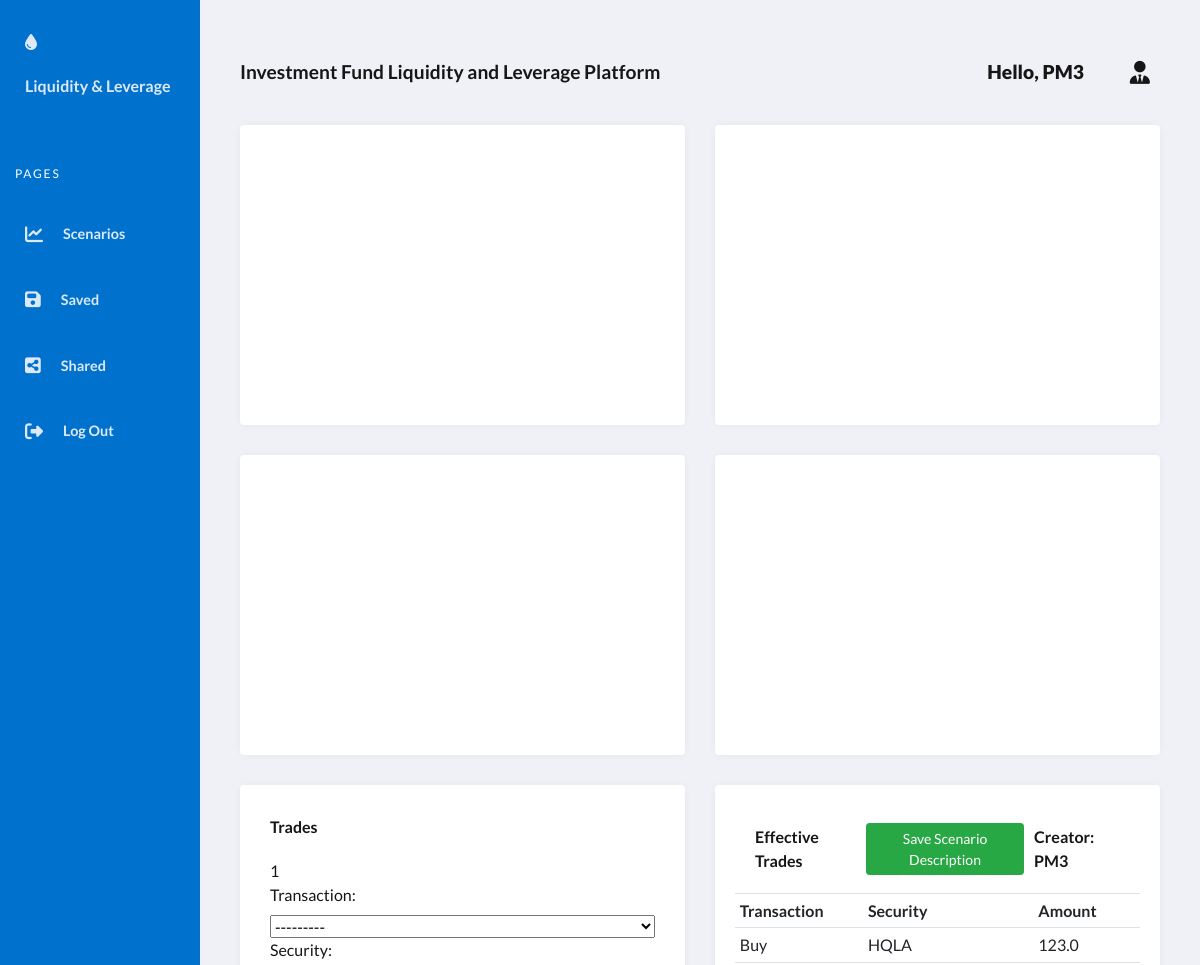
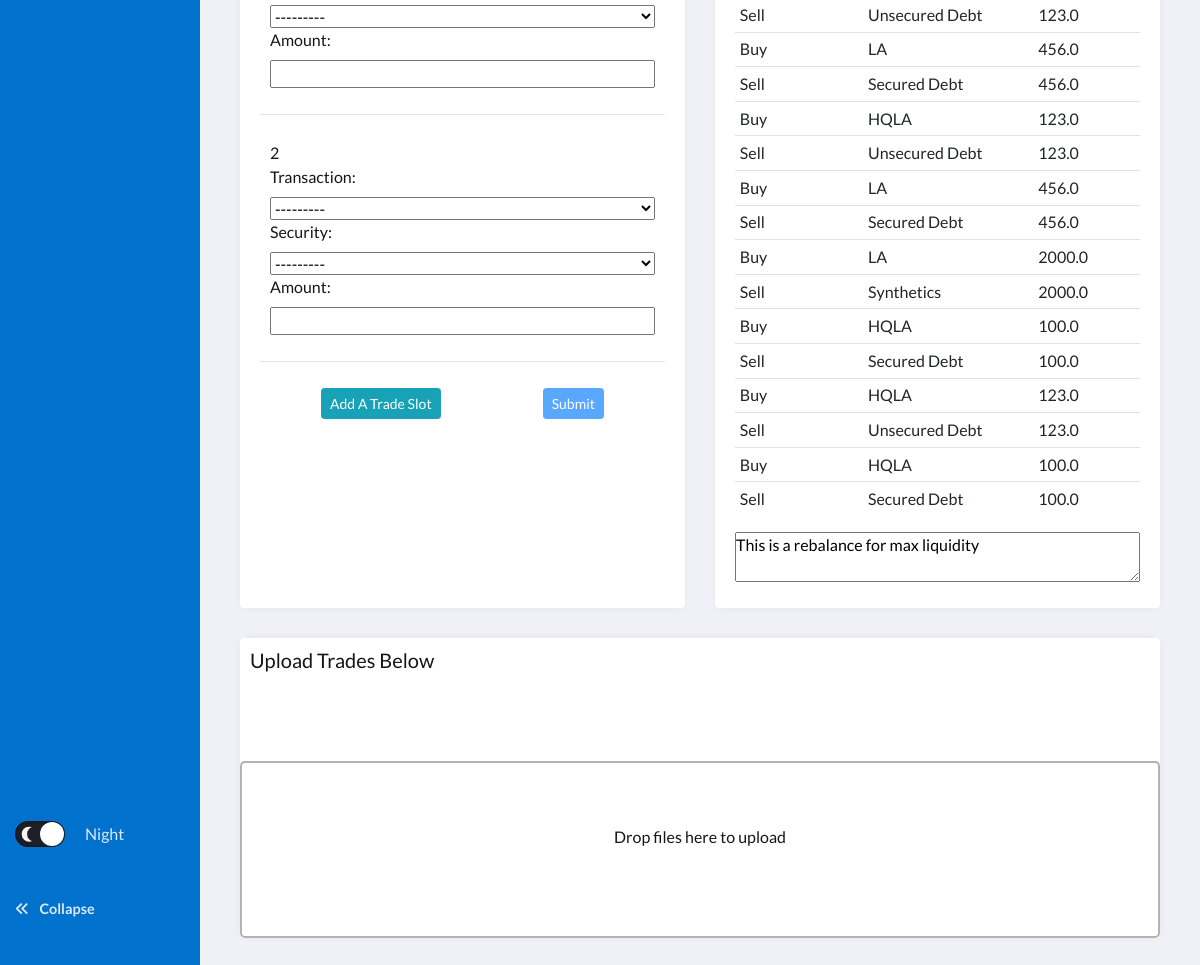
Page /?postid=45 (signed in) on the committed database (2 pictures, top to bottom).
### fund/models.py (models this page shows, shortened)
class User(AbstractUser):
    pass

class Post(models.Model):
    user = models.ForeignKey(User, on_delete=models.CASCADE, related_name='post_user')
    content = models.CharField(max_length=6400)
    date_time = models.DateTimeField()
    like = models.ManyToManyField(User, blank=True, related_name='liking')
    trade = models.ManyToManyField(Trade, blank=True, related_name='trade_post')
    publish = models.BooleanField(default=False)

class Trade(models.Model):
    CODE = (
        ("Buy", "Buy"),
        ("Sell", "Sell")
    )
    CLASSIFICATION = (
        ("HQLA", "HQLA"),
        ("LA", "LA"),
        ("ILA", "ILA"),
        ("Secured Debt", "Secured Debt"),
        ("Unsecured Debt", "Unsecured Debt"),
        ("Synthetics", "Synthetics")
    )
    user = models.ForeignKey(User, on_delete=models.CASCADE, related_name='trade_user')
    transaction = models.CharField(max_length=50, choices=CODE)
    security = models.CharField(max_length=50, choices=CLASSIFICATION)
    amount = models.FloatField()

### fund/views.py (the view)
# urls.py: path("", views.scenarios, name="scenarios"),
def scenarios(request):
    add_trade_form = request.GET.get("add")
    postid = request.GET.get("postid")
    if add_trade_form is None:
        TradeFormSet = inlineformset_factory(User, Trade, fields=("transaction", "security", "amount"), can_delete = False, max_num=2)
    else:
        TradeFormSet = inlineformset_factory(User, Trade, fields=("transaction", "security", "amount"), can_delete = False, extra=int(add_trade_form)+1)
    userid = request.user.id
    if userid:
        user = User.objects.get(id=userid)
        if postid:
            post = Post.objects.get(id=postid)
            if post.publish == True:
                post.publish = "Unpublish"
            elif post.publish == False:
                post.publish = "Publish"
            if post.user == user:
                save_post = "Save Scenario Description"
            else:
                save_post = "Save as New Secenario"
            extrade = post.trade.all()
        else:
            extrade = Trade.objects.filter(user=user)
    else:
        extrade = []
    formset_empty = TradeFormSet()
    if (postid is None) or (userid is None):
        post = []
        save_post = "Save Scenario"
    if request.method == "POST":
        formset = TradeFormSet(request.POST, instance=user)
        if formset.is_valid():
            formset.save()
            trades = Trade.objects.filter(user=user)
            trades = trades.order_by("-id")[:int(request.POST['trade_user-TOTAL_FORMS'])]
            if postid:
                for trade in trades:
                    post.trade.add(trade)
                return redirect('/?postid={}'.format(postid))
        return redirect("scenarios")
    else:
        return render(request, "fund/scenarios.html", {
            "formset_empty":formset_empty,
            "extrade":extrade,
            "post":post,
            "save_post": save_post
            })

### fund/templates/fund/scenarios.html (shortened to what this page needs)
{% extends "fund/main_page.html" %}
{% load static %}
{% block content %}
<div id="scenarios-view">
    <section class="grid">
        <article class="grid-chart">
            <div class="grid-cell">
                <div id="hisTrend"></div>
            </div>
        </article>
        <article class="grid-chart">
            <div class="grid-cell">
                <div id="assetComp"></div>
            </div>
        </article>
        <article class="grid-chart">
            <div class="grid-cell">
                <div id="liqImpact"></div>
            </div>
        </article>
        <article class="grid-chart">
            <div class="grid-cell">
                <div id="levImpact"></div>
            </div>
        </article>
        <article class="grid-group">
            <div class="grid-cell">
                <div class="trade-form-wrapper">
                    <div class="trade-form">Trades</div>
                        <form id="form" class="form" action="{% url 'scenarios' %}" method="POST">
                            {% for form in formset_empty %}
                                <div class="formset">
                                    <aside id="num_forms"> {{ forloop.counter }}</aside>
                                    {{form}}
                                </div>
                                <hr>
                            {% endfor %}
                            <div id="button-wrapper">
                                <a id="add_form" href="#" class="btn btn-sm btn-info" name="Add">Add A Trade Slot</a>
                                <input id="submit-form" type="submit" class="btn btn-sm btn-primary" name="Submit">
                            </div>
                        </form>
                </div>
            </div>
        </article>
        <article class="grid-group">
            <div class="grid-cell">
                <div class="effective-trades">
                    <div id="button-wrapper-header">
                        <div>Effective Trades</div>
                        <a id="save-post" href="#" class="btn btn-sm btn-success" name="save-post">{{ save_post }}</a>
                        <div hidden id="post_user">Creator: {{ post.user }}</div>
                    </div>
                    <table class="table table-sm">
                        <tr>
                            <th>Transaction</th>
                            <th>Security</th>
                            <th>Amount</th>
                            <th>
                            </th>
                        </tr>
                        {% for trade in extrade %}
                        <tr>
                            <td>{{trade.transaction}}</td>
                            <td>{{trade.security}}</td>
                            <td>{{trade.amount}}</td>
                            <td>
                            </td>
                        </tr>
                        {% endfor %}
                    </table>
                    <textarea id="scenario_content" placeholder="Enter description for the scenario">{{ post.content }}</textarea>
                </div>
            </div>
        </article>
        <article class="grid-chart">
            <h5>Upload Trades Below</h5>
            <div id="alert-box"></div>
            <form id="my-dropzone" class="dropzone">
            </form>
        </article>
    </section>
</div>
{% endblock %}

### fund/templates/fund/main_page.html (shortened to what this page needs)
{% load static %}
<!DOCTYPE html>
<html lang="en">
    <head>
        <link rel="stylesheet" href="https://stackpath.bootstrapcdn.com/bootstrap/4.3.1/css/bootstrap.min.css">
        <link rel="stylesheet" href="{% static 'fund/styles.css' %}">
        <link rel="stylesheet" href="{% static 'fund/dropzone.css' %}">
    </head>
    <body>
        <header class="page-header">
            <nav>
                <a href="#0" class="logo">
                <div width="140" height="49">
                    <i class="fas fa-tint"></i>
                </div>
                <span class="title">Liquidity & Leverage</span>
                </a>
                <ul class="admin-menu">
                <li class="menu-heading">
                    <h3>Pages</h3>
                </li>
                <li>
                    <a id="scenarios" class="nav-link" href={% url 'scenarios' %}>
                        <div>
                        </div>
                        <span>Scenarios</span>
                </li>
                <li>
                    <a class="nav-link" href="{% url 'saved' %}">
                    <div>
                    </div>
                    <span>Saved</span>
                    </a>
                </li>
                <li>
                    <a class="nav-link" href="{% url 'shared' %}">
                    <div>
                    </div>
                    <span>Shared</span>
                    </a>
                </li>
                {% if user.is_authenticated %}
                    <li class="nav-item">
                        <a class="nav-link" href="{% url 'logout' %}">
                        <div>
                        </div>
                        <span>Log Out</span>
                        </a>
                    </li>
                {% endif %}
                <li>
                    <div class="switch">
                        <label for="mode">
                            <span></span>
                            <span>Night</span>
                        </label>
                    </div>
                    <button class="collapse-btn" aria-expanded="true" aria-label="collapse menu">
                    <section aria-hidden="true">
                        <i class="fas fa-angle-double-left"></i>
                    </section>
                    <span>Collapse</span>
                    </button>
                </li>
                </ul>
            </nav>
        </header>
        <section class="page-content">
            <section class="title-and-user">
                <div>Investment Fund Liquidity and Leverage Platform</div>
                <div class="admin-profile">
                <span class="greeting">
                    {% if user.is_authenticated %}
                            <a class="nav-link" href="#"><strong id="username">Hello, {{ user.username }}</strong></a>
                    {% endif %}
                </span>
                <div class="notifications">
                    <i class="fas fa-user-tie"></i>
                </div>
                </div>
            </section>
            {% block content %}
            {% endblock %}
        </section>
    </body>
</html>

### fund/static/fund/dropzone.css (style rules this page uses)
.dropzone, .dropzone * { box-sizing: border-box; }
.dropzone { min-height: 150px; border: 2px solid rgba(0, 0, 0, 0.3); background: white; padding: 20px 20px; }
.dropzone.dz-clickable { cursor: pointer; }

### rows in the picture
User: username "PM3"
Post: user "PM3", content "This is a rebalance for max liquidity"
Trade: transaction "Buy", security "HQLA", amount "123.0"
Trade: transaction "Sell", security "Unsecured Debt", amount "123.0"
Trade: transaction "Buy", security "LA", amount "456.0"
Trade: transaction "Sell", security "Secured Debt", amount "456.0"
Trade: transaction "Buy", security "HQLA", amount "123.0"
Trade: transaction "Sell", security "Unsecured Debt", amount "123.0"
Trade: transaction "Buy", security "LA", amount "456.0"
Trade: transaction "Sell", security "Secured Debt", amount "456.0"
Trade: transaction "Buy", security "LA", amount "2000.0"
Trade: transaction "Sell", security "Synthetics", amount "2000.0"
Trade: transaction "Buy", security "HQLA", amount "100.0"
Trade: transaction "Sell", security "Secured Debt", amount "100.0"
Trade: transaction "Buy", security "HQLA", amount "123.0"
Trade: transaction "Sell", security "Unsecured Debt", amount "123.0"
Trade: transaction "Buy", security "HQLA", amount "100.0"
Trade: transaction "Sell", security "Secured Debt", amount "100.0"

### other values in the picture
{{ save_post }} "Save Scenario Description"
